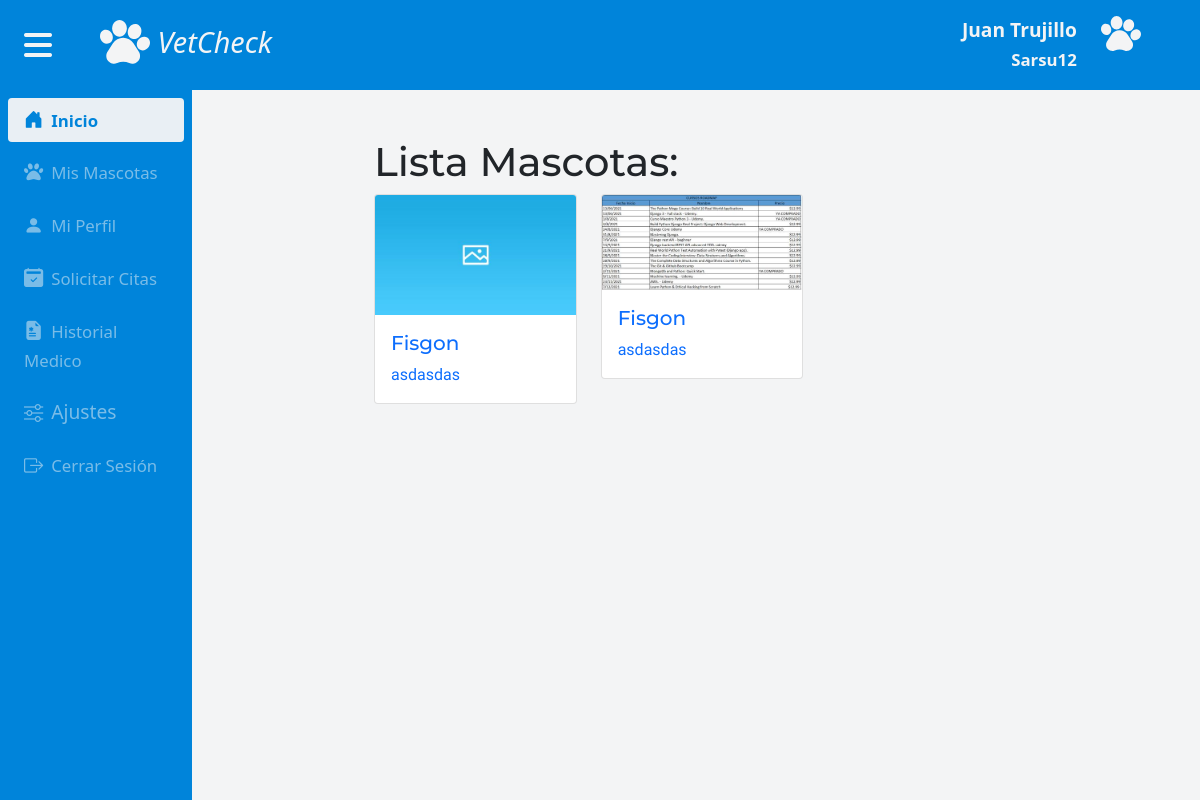
The page /list-mascotas/ (signed in) on the database its author committed.
### users/models.py (models this page shows, shortened)
class User(AbstractUser):
    groups = models.ForeignKey(Group, on_delete= models.CASCADE, default = 1)

class PerfilCliente (models.Model):
    usuario = models.OneToOneField(User, on_delete=models.CASCADE)
    nombres = models.CharField(verbose_name= "Nombres", max_length= 40)
    apellidos = models.CharField(verbose_name="Apellidos", max_length= 75)
    phone_regex = RegexValidator(regex='^(3)([0-9]){9}$', message = "Por favor escribe el numero en el formato aceptado sin codigo de area ej: 3123456789")
    phone = models.CharField(validators=[phone_regex], max_length=10, verbose_name="Telefono")
    direccion = models.CharField(verbose_name= "Direccion", max_length = 60)
    slug = models.SlugField(null=True, blank = True)
    class Ciudades(models.IntegerChoices):
     BOGOTA=   1, 'Bogota'
     MEDELLIN =   2, 'Medellin'
     CALI =    3, 'Cali'
     BARRANQUILLA =   4, 'Barranquilla'
     CARTAGENA =    5, 'Cartagena'
     CUCUTA =    6, 'Cucuta'
     BUCARAMANGA =    7, 'Bucaramanga'
     VILLAVICENCIO =   8, 'Villavicencio'
     IBAGUE =    9, 'Ibague'
     SANTAMARTA =    10, 'Santa Marta'
     MANIZALES=    11, 'Manizales'
     PEREIRA=    12, 'Pereira'
     NEIVA=    13, 'Neiva'
     PASTO=    14, 'Pasto'
     ARMENIA=    15, 'Armenia'
    ciudad = models.IntegerField(choices = Ciudades.choices , default = Ciudades.BOGOTA)

### vetmain/models.py (models this page shows, shortened)
class Mascota(models.Model):
    nombre = models.CharField(verbose_name="Nombre", max_length=25)
    dueño = models.ForeignKey(PerfilCliente, null=False, blank=False, on_delete=models.CASCADE)
    peso = models.FloatField()
    edad = models.DateField(auto_now=False, auto_now_add=False)
    class Tipo(models.IntegerChoices):
        C = 1, 'Convencional',
        NC = 2, 'No Convencional'
    tipo = models.IntegerField(choices = Tipo.choices)
    class Grupo(models.IntegerChoices):
        C = 1, 'Canino',
        F = 2, 'Felino',
        R = 3, 'Roedor',
        L = 4, 'Lagomorfo',
        A = 5, 'Ave',
        ANF = 6, 'Anfibio',
        REP = 7, 'Reptil'
    grupo = models.IntegerField(choices = Grupo.choices)
    class Sexo(models.IntegerChoices):
        M = 1, 'Macho',
        H = 2, 'Hembra'
    sexo = models.IntegerField(choices = Sexo.choices)
    descripcion = models.TextField(max_length=60, verbose_name="Descripcion de la mascota")
    imagen = ResizedImageField(upload_to = 'mascotas', size=[500, 300], default = 'default-image.png')
    def get_absolute_url(self):
        return reverse("profile-mascota", kwargs={"pk": self.pk})

### vetmain/views.py (the view)
# urls.py: path('list-mascotas/', ListMascota.as_view(), name="lista-mascotas"),
class ListMascota(LoginRequiredMixin, generic.ListView):
    model = Mascota
    template_name = "mascota_list.html"
    def get_queryset(self):
        queryset = Mascota.objects.filter(dueño = self.request.user.perfilcliente)
        return queryset
    def get(self, request, *args, **kwargs):
        if self.request.user.groups.name == "Cliente":
            return super().get(request, *args, **kwargs)
        else:
            return(redirect('home'))

### vetmain/templates/mascota_list.html (shortened to what this page needs)
{% extends 'base.html' %}
{% load static %}
{% load crispy_forms_tags %}
{% block css %}
<link rel="stylesheet" href="{% static 'css/vetmain.css' %}">
<link rel="stylesheet" href="https://cdn.jsdelivr.net/npm/fullcalendar@5.9.0/main.min.css">
{% endblock %}
{% block content %}
<section class="home-main">
{% include 'navmain.html' %}
{% if request.user.perfilcliente %}
{% load static %}
<section class="content-main row d-flex justify-content-center">
  {% include 'menu-izquierda.html' %}
    <div class="col-lg-10 col-sm-12 contenidoInner row d-flex justify-content-center px-0">
       <div class="col-md-8 py-5">
        <h1>Lista Mascotas:</h1>
        <div class="row row-cols-1 row-cols-md-3 g-4">
          {% if object_list %}
          {% for object in object_list %}
          <a style="text-decoration: none" href="{{object.get_absolute_url}}">
            <div class="col">
              <div class="card">
                <img
                  src="{{object.imagen.url}}"
                  class="card-img-top"
                  alt="..."
                />
                <div class="card-body">
                  <h5 class="card-title">{{object.nombre}}</h5>
                  <p class="card-text">
                    {{object.descripcion}}
                  </p>
                </div>
              </div>
            </div>
          </a>
          {% endfor %}
          {% endif %}
            </div>
          </div>
    </div>
</section>
{% endif %}
{% endblock %}

### vetmain/templates/navmain.html (shortened to what this page needs)
{% load static %}
<section class="navcliente">
    <nav class="navbar navbar-expand-lg px-3">
        <div class="container-fluid px-2">
          <a class="me-5 span-sidebar" id="icox" aria-current="page" href="#"><i class="fa fa-bars" id="bars"></i></a>
          <a class="navbar-brand" href="{% url 'home-cliente' %}"><img class="img-fluid img-nav" src="{% static 'img/pawprint.svg'%}" onmouseover="this.src='{% static  'img/logocel.png' %}'" onmouseout="this.src='{% static  'img/pawprint.svg' %}'"> VetCheck</a>
          <div class="collapse navbar-collapse" id="navbarSupportedContent">
            <ul class="navbar-nav ms-auto mb-2 mb-lg-0">
              <li class="nav-item"><a class="nav-link nav-linkPC active" aria-current="page" href="#">
                <div class="row">
                  <div class="col-8 text-end">
                    <strong >{{request.user.perfilcliente.nombres}} {{request.user.perfilcliente.apellidos}}</strong>
                    <small class="font-weight-light">{{request.user.username}}</small>
                  </div>
                  <div class="col-4">
                  <img href="#" src="{% static 'img/pawprint.svg'%}" style="max-width: 40px;">
                  </div>
                </div>
              </a></li>
            </ul>
          </div>
        </div>
      </nav>
</section>

### VetCheck/static/css/base.css (style rules this page uses)
body { font-size:16px; margin: 0; height: 100%; overflow-x: hidden; }
p { font-size:1em; font-family: 'Raleway', sans-serif!important; }
h1,h2,h3 { font-family: 'Montserrat', sans-serif!important; }
h4,h5,h6 { font-family: 'Montserrat', sans-serif!important; }
html { margin: 0; height: 100%; }

### VetCheck/static/css/vetmain.css (style rules this page uses)
.home-main { height: 100%!important; width: 100%; overflow-x: hidden; overflow-y: hidden; }
.contenidoInner { -webkit-transition: all 0.3s ease; transition: all 0.3s ease; }
.navcliente .navbar { background-color: #0084da!important; }
.navcliente .navbar-brand { color:#f3f4f5; font-weight:lighter; font-style: italic; font-size: 1.8rem; }
.navcliente .navbar .nav-link { color: #f3f4f5 !important; font-size: 1.2rem; opacity: 0.5; }
.navcliente .navbar .active { opacity: 1!important; color: #f3f4f5 !important; font-weight: bold; }
.navcliente .navbar-brand img { max-width:50px; }
.content-main { height: 100%; }
.navcliente .span-sidebar { font-size: 2rem!important; color:#f3f4f5; }
.content-main .contenidoInner { overflow-y: auto; height: 100%; position: relative; }

### rows shown on the page
User: user.perfilcliente.nombres "Juan", user.perfilcliente.apellidos "Trujillo", user.username "Sarsu12"
Mascota: imagen (placeholder picture), nombre "Fisgon", descripcion "asdasdas"
Mascota: imagen (picture), nombre "Fisgon", descripcion "asdasdas"
